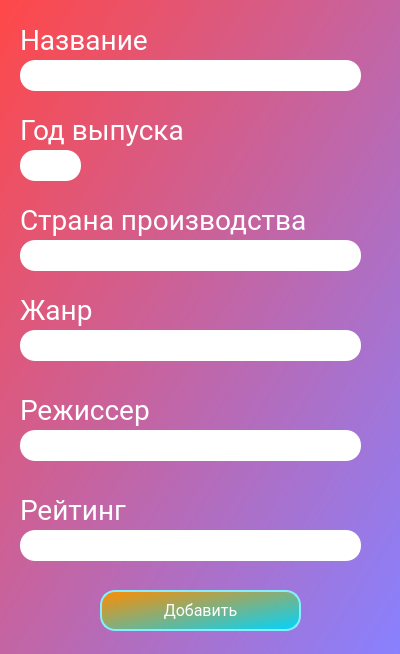
<?xml version="1.0" encoding="UTF-8"?>
<ui version="4.0">
 <class>AddDialog</class>
 <widget class="QDialog" name="AddDialog">
  <property name="geometry">
   <rect>
    <x>0</x>
    <y>0</y>
    <width>400</width>
    <height>654</height>
   </rect>
  </property>
  <property name="windowTitle">
   <string>Dialog</string>
  </property>
  <property name="styleSheet">
   <string notr="true">QDialog#AddDialog{
	background-color: qlineargradient(spread:pad, x1:0, y1:0, x2:1, y2:1, stop:0 rgba(255, 72, 72, 255), stop:1 rgba(136, 129, 255, 255));
}

QPushButton{
	background-color: qlineargradient(spread:pad, x1:0, y1:0, x2:1, y2:1, stop:0 rgba(255, 140, 0, 255), stop:1 rgba(0, 212, 255, 255));
	border: 2px solid #85efff;
	border-radius: 15px;	
	color: rgb(255, 255, 255);
	font-family: roboto;
	font-size: 16px;
}

QPushButton:hover{
	background-color: qlineargradient(spread:pad, x1:0, y1:0, x2:1, y2:1, stop:0 rgba(0, 255, 115, 255), stop:1 rgba(184, 255, 73, 255));
	border: 2px solid #90ff94;
}

QLabel{
	font-family: roboto;
	font-size: 28px;
	color: rgb(255, 255, 255);
}

QLineEdit{
	border-radius: 15px;
	font-family: roboto;
	font-size: 20px;
}</string>
  </property>
  <widget class="QLabel" name="label">
   <property name="geometry">
    <rect>
     <x>20</x>
     <y>20</y>
     <width>141</width>
     <height>41</height>
    </rect>
   </property>
   <property name="font">
    <font>
     <family>roboto</family>
     <pointsize>-1</pointsize>
    </font>
   </property>
   <property name="text">
    <string>Название</string>
   </property>
  </widget>
  <widget class="QLineEdit" name="nameEdit">
   <property name="geometry">
    <rect>
     <x>20</x>
     <y>60</y>
     <width>341</width>
     <height>31</height>
    </rect>
   </property>
   <property name="font">
    <font>
     <family>roboto</family>
     <pointsize>-1</pointsize>
    </font>
   </property>
  </widget>
  <widget class="QLabel" name="label_2">
   <property name="geometry">
    <rect>
     <x>20</x>
     <y>110</y>
     <width>181</width>
     <height>41</height>
    </rect>
   </property>
   <property name="font">
    <font>
     <family>roboto</family>
     <pointsize>-1</pointsize>
    </font>
   </property>
   <property name="text">
    <string>Год выпуска</string>
   </property>
  </widget>
  <widget class="QLineEdit" name="yearEdit">
   <property name="geometry">
    <rect>
     <x>20</x>
     <y>150</y>
     <width>61</width>
     <height>31</height>
    </rect>
   </property>
   <property name="font">
    <font>
     <family>roboto</family>
     <pointsize>-1</pointsize>
    </font>
   </property>
  </widget>
  <widget class="QLabel" name="label_3">
   <property name="geometry">
    <rect>
     <x>20</x>
     <y>200</y>
     <width>301</width>
     <height>41</height>
    </rect>
   </property>
   <property name="font">
    <font>
     <family>roboto</family>
     <pointsize>-1</pointsize>
    </font>
   </property>
   <property name="text">
    <string>Страна производства</string>
   </property>
  </widget>
  <widget class="QLineEdit" name="countryEdit">
   <property name="geometry">
    <rect>
     <x>20</x>
     <y>240</y>
     <width>341</width>
     <height>31</height>
    </rect>
   </property>
   <property name="font">
    <font>
     <family>roboto</family>
     <pointsize>-1</pointsize>
    </font>
   </property>
  </widget>
  <widget class="QLabel" name="label_4">
   <property name="geometry">
    <rect>
     <x>20</x>
     <y>290</y>
     <width>101</width>
     <height>41</height>
    </rect>
   </property>
   <property name="font">
    <font>
     <family>roboto</family>
     <pointsize>-1</pointsize>
    </font>
   </property>
   <property name="text">
    <string>Жанр</string>
   </property>
  </widget>
  <widget class="QLineEdit" name="genreEdit">
   <property name="geometry">
    <rect>
     <x>20</x>
     <y>330</y>
     <width>341</width>
     <height>31</height>
    </rect>
   </property>
   <property name="font">
    <font>
     <family>roboto</family>
     <pointsize>-1</pointsize>
    </font>
   </property>
  </widget>
  <widget class="QLabel" name="label_5">
   <property name="geometry">
    <rect>
     <x>20</x>
     <y>390</y>
     <width>161</width>
     <height>41</height>
    </rect>
   </property>
   <property name="font">
    <font>
     <family>roboto</family>
     <pointsize>-1</pointsize>
    </font>
   </property>
   <property name="text">
    <string>Режиссер</string>
   </property>
  </widget>
  <widget class="QLineEdit" name="directorEdit">
   <property name="geometry">
    <rect>
     <x>20</x>
     <y>430</y>
     <width>341</width>
     <height>31</height>
    </rect>
   </property>
   <property name="font">
    <font>
     <family>roboto</family>
     <pointsize>-1</pointsize>
    </font>
   </property>
  </widget>
  <widget class="QLabel" name="label_6">
   <property name="geometry">
    <rect>
     <x>20</x>
     <y>490</y>
     <width>141</width>
     <height>41</height>
    </rect>
   </property>
   <property name="font">
    <font>
     <family>roboto</family>
     <pointsize>-1</pointsize>
    </font>
   </property>
   <property name="text">
    <string>Рейтинг</string>
   </property>
  </widget>
  <widget class="QLineEdit" name="ratingEdit">
   <property name="geometry">
    <rect>
     <x>20</x>
     <y>530</y>
     <width>341</width>
     <height>31</height>
    </rect>
   </property>
   <property name="font">
    <font>
     <family>roboto</family>
     <pointsize>-1</pointsize>
    </font>
   </property>
  </widget>
  <widget class="QPushButton" name="addButton">
   <property name="geometry">
    <rect>
     <x>100</x>
     <y>590</y>
     <width>201</width>
     <height>41</height>
    </rect>
   </property>
   <property name="text">
    <string>Добавить</string>
   </property>
  </widget>
 </widget>
 <resources/>
 <connections/>
</ui>
